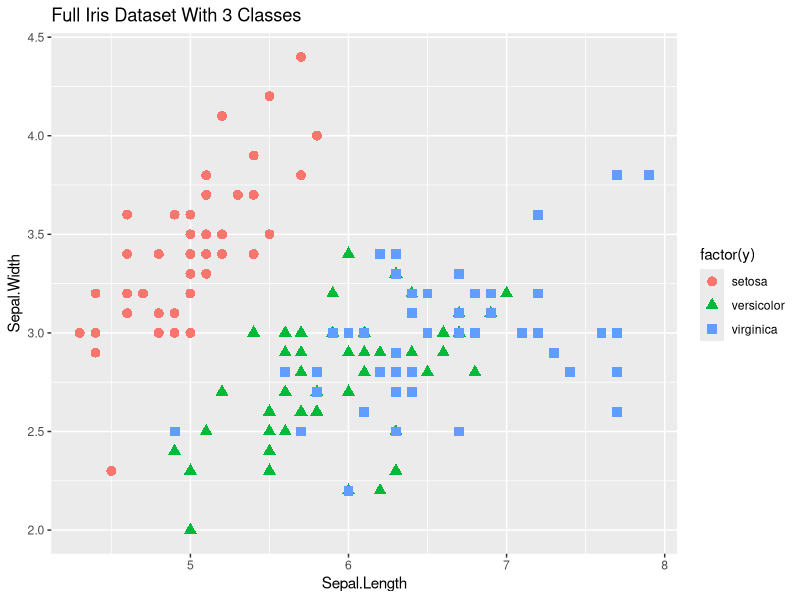
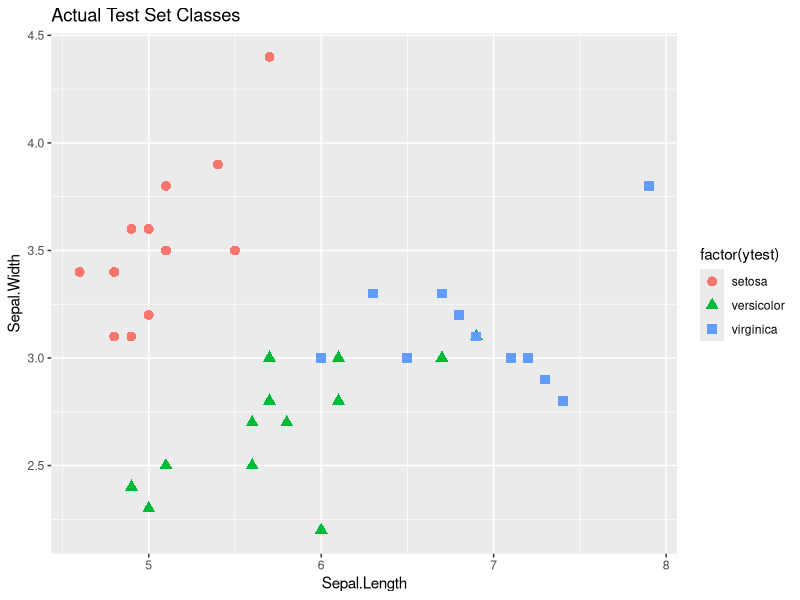
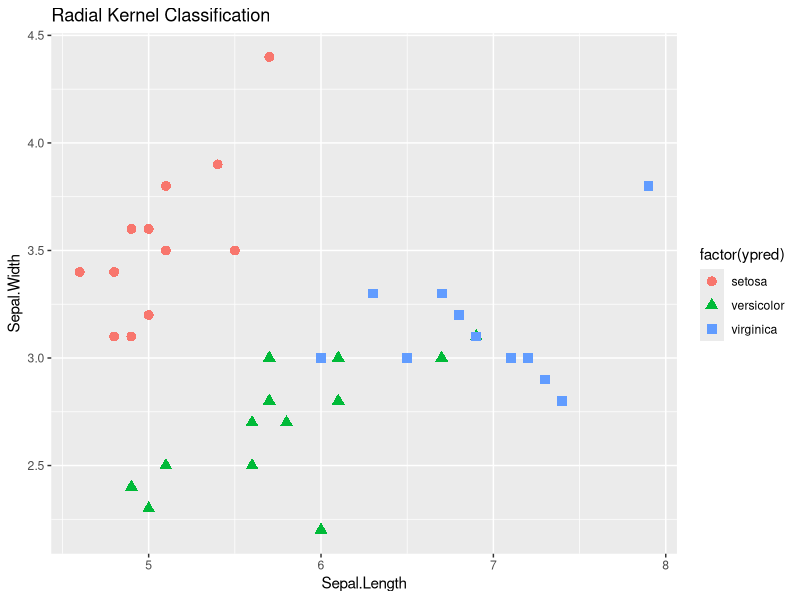
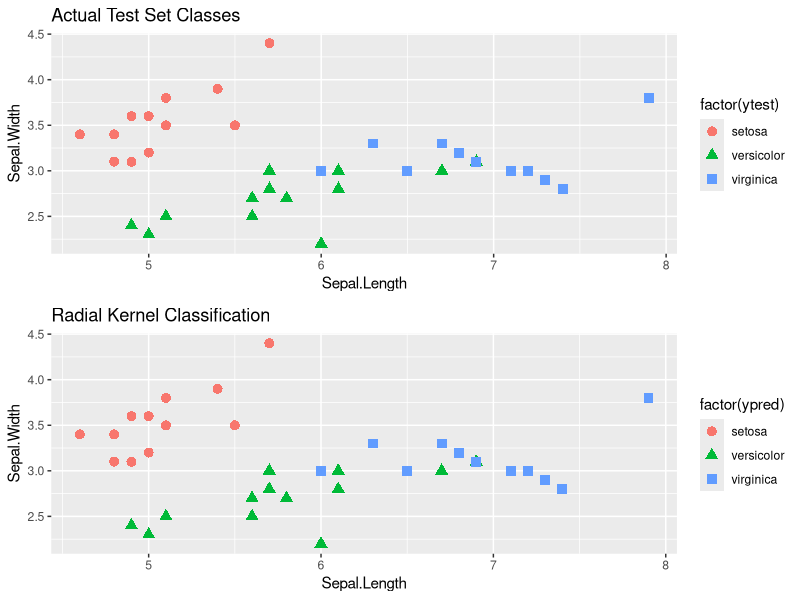
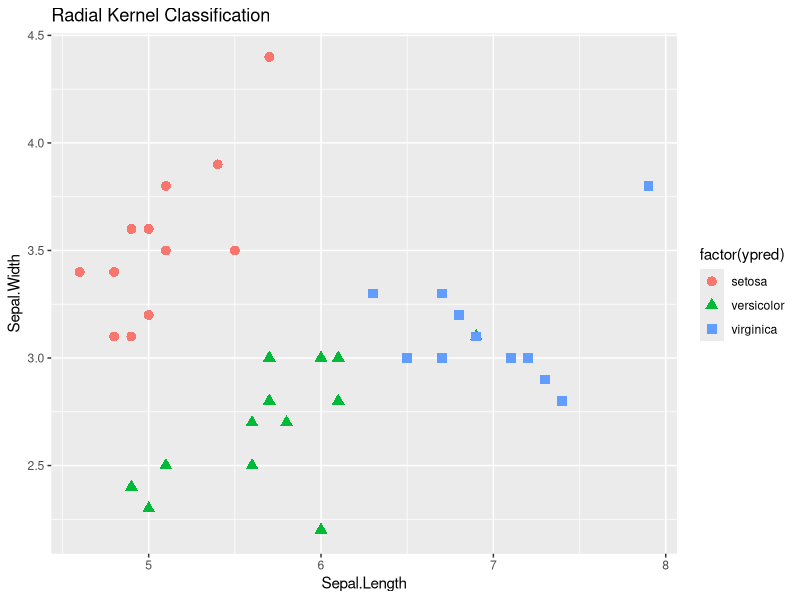

The R source for these figures, in order:
# Analytics Community - Deep dive into SVM Code
# Iris Dataset Example (3 classes)

packages <- c('e1071', 'ggplot2', "gridExtra")
lapply(packages, install.packages, character.only = TRUE)
lapply(packages, require, character.only = TRUE)

# -------- Load iris dataset -----
attach(iris)

# randomise the rows of the data
iris <- iris[,sample(ncol(iris))]

x <- subset(iris, select=-Species)
y <- as.factor(Species)
levels(y) 

# plot 2 dimensional class separation
separations <- ggplot(x,aes(colour = factor(y), shape = factor(y), Sepal.Length, Sepal.Width)) +
  geom_point(size = 3) +
  ggtitle("Full Iris Dataset With 3 Classes") # 3 classes
plot(separations)

# Separate into train and test sets (75% train & 25% test)
index <- sample(1:nrow(x),round(0.75*nrow(x)))
xtrain <- x[index,]; xtest <- x[-index,]
ytrain <- y[index]; ytest <- y[-index]

# Use separate train/test data frames
full_train <- cbind(xtrain, ytrain = ytrain)
full_test <- cbind(xtest, ytest = ytest)

# Fit the model
svm_model <- svm(xtrain, ytrain, scale = TRUE, kernel = "linear")
summary(svm_model)
ypred <- predict(svm_model, xtest)

# Put the predictions and features in a single data frame
full_pred <- cbind(xtest, ypred = ypred)

table(ypred, ytest) # confusion matrix

test.sep <- ggplot(full_test, aes(shape = factor(ytest), colour=factor(ytest), Sepal.Length, Sepal.Width)) +
  geom_point(size = 3) +
  ggtitle("Actual Test Set Classes") # 2 dimensional
plot(test.sep)

pred.sep <- ggplot(full_pred, aes(shape = factor(ypred), colour=factor(ypred), Sepal.Length, Sepal.Width)) +
  geom_point(size = 3) +
  ggtitle("Radial Kernel Classification") # 2 dimensional
plot(pred.sep)

grid.arrange(test.sep, pred.sep, ncol=1)



# ---- Fit more complicated model -----

# Random parameter selection
csvm <- tune(svm, ytrain ~ ., data = full_train,
             ranges=list(cost=c(0.25,0.5,1,2), gamma=c(0.25,0.5,1,3,5)),
             scale=F, tune.control="logloss")

# Choose the best parameters
bestGamma <- csvm$best.parameters[[1]]
bestC <- csvm$best.parameters[[2]] # = 0.5
model <- svm(ytrain ~.,full_train,
             cost = bestC,gamma = bestGamma,
             probability=TRUE,
             scale=FALSE,cross=10)

ypred = predict(model, xtest, probability = F)
full_pred <- cbind(xtest, ypred = ypred)
table(ypred, ytest) # confusion matrix

pred.sep <- ggplot(full_pred, aes(shape = factor(ypred), colour=factor(ypred), Sepal.Length, Sepal.Width)) +
  geom_point(size = 3) +
  ggtitle("Radial Kernel Classification") # 2 dimensional
plot(pred.sep)


